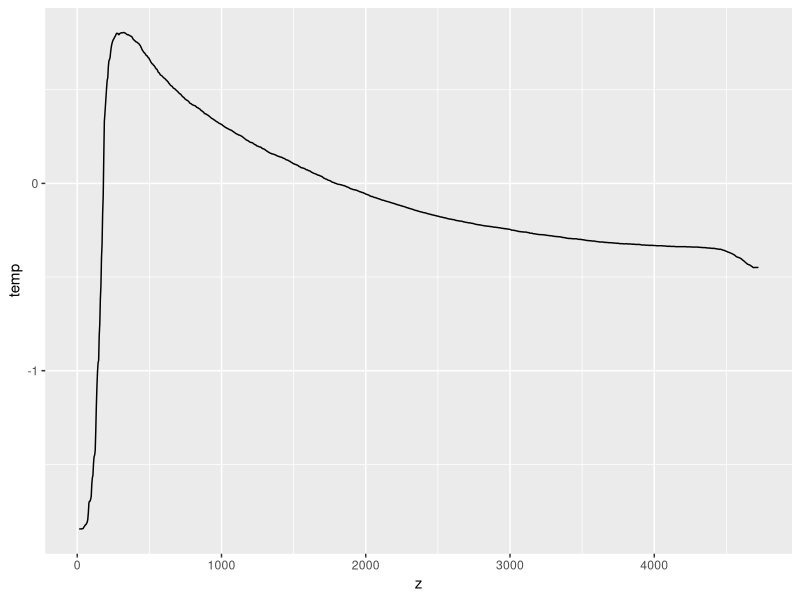
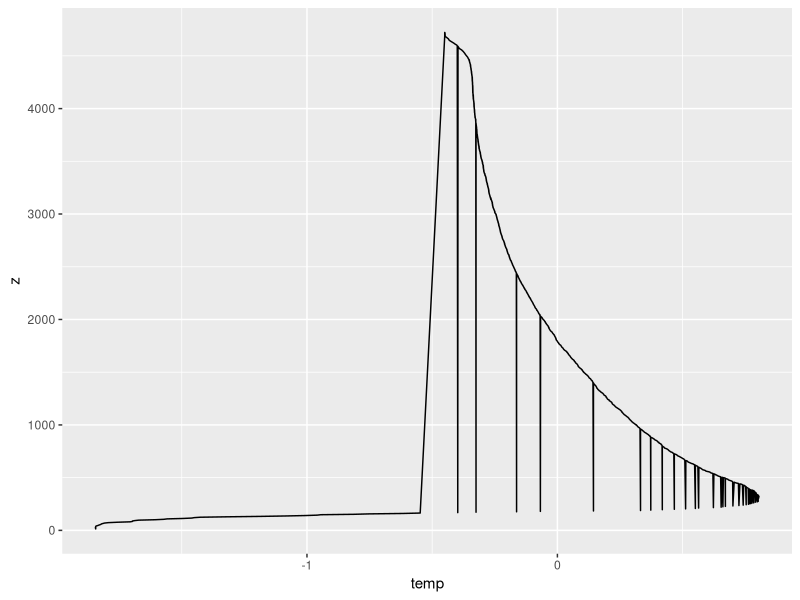
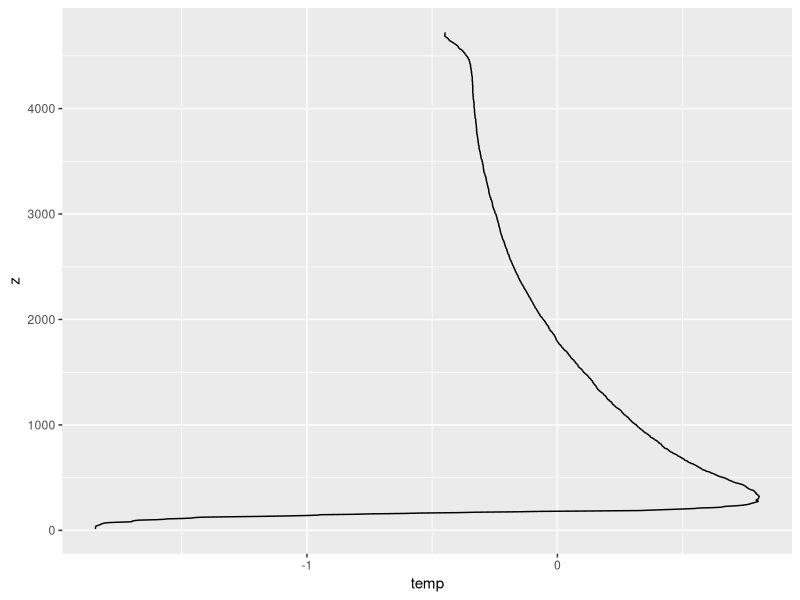
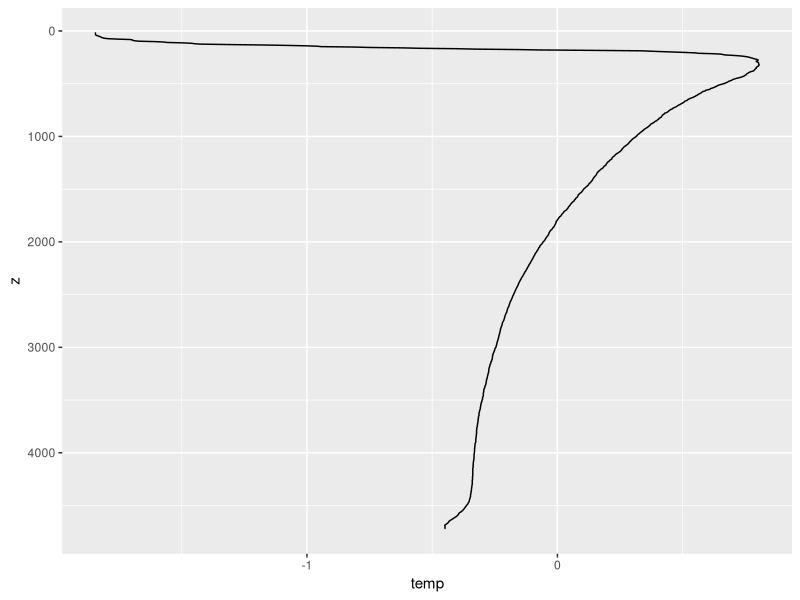

The R script that drew these images, in order:
## ---- chunk 1
library(readr)
library(ggplot2)
## ---- chunk 2
profile <- read_csv("SR04.csv")
## ---- chunk 3
ggplot(data = profile) +
  geom_line(aes(x = z, y = temp))
## ---- chunk 4
ggplot(profile) +
  geom_line(aes(temp, z))
## ---- chunk 5
ggplot(profile) +
  geom_path(aes(temp, z))
## ---- chunk 6
ggplot(profile) +
  geom_path(aes(temp, z)) +
  scale_y_reverse()
